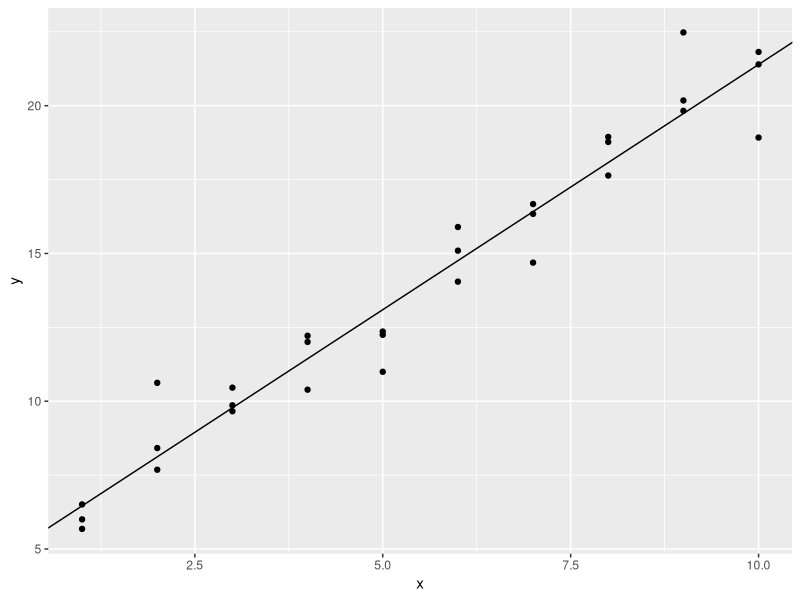
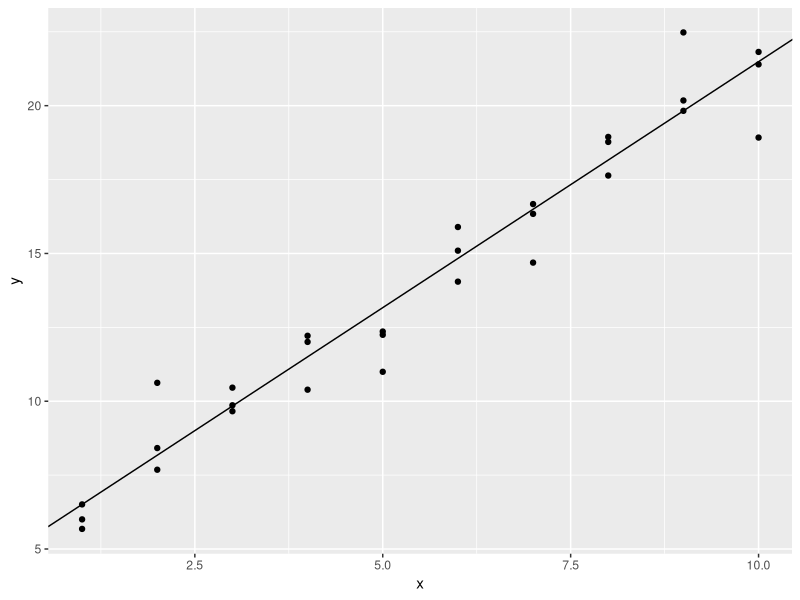
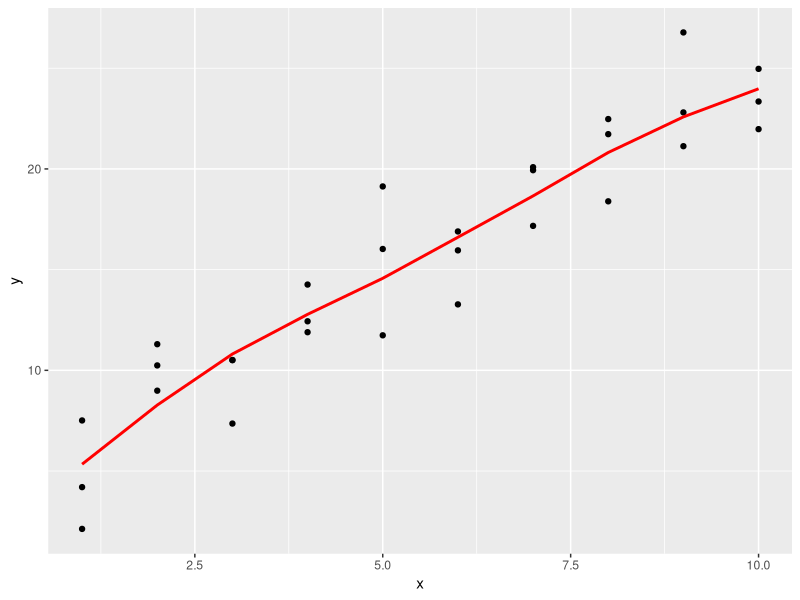
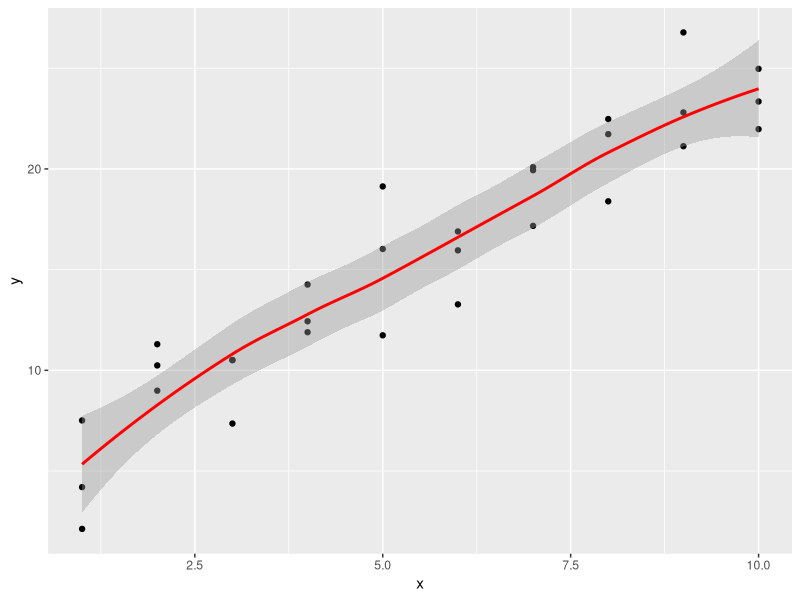
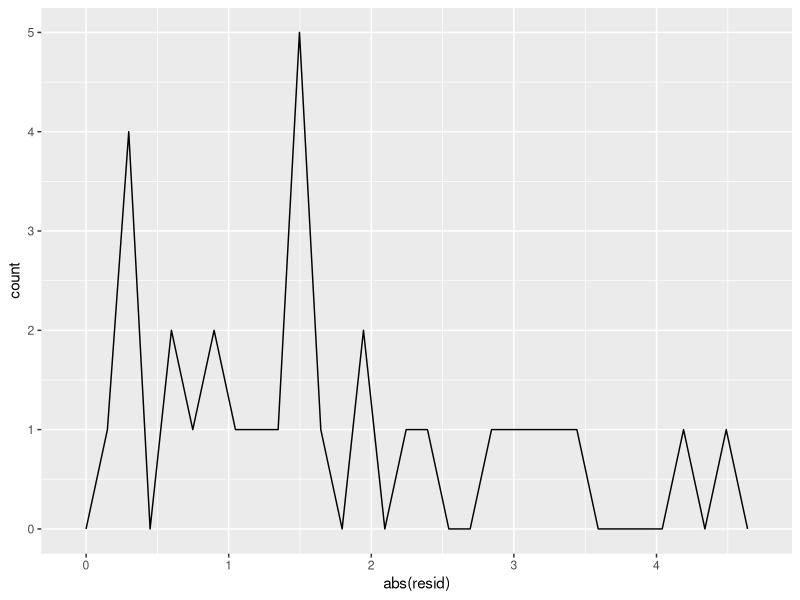
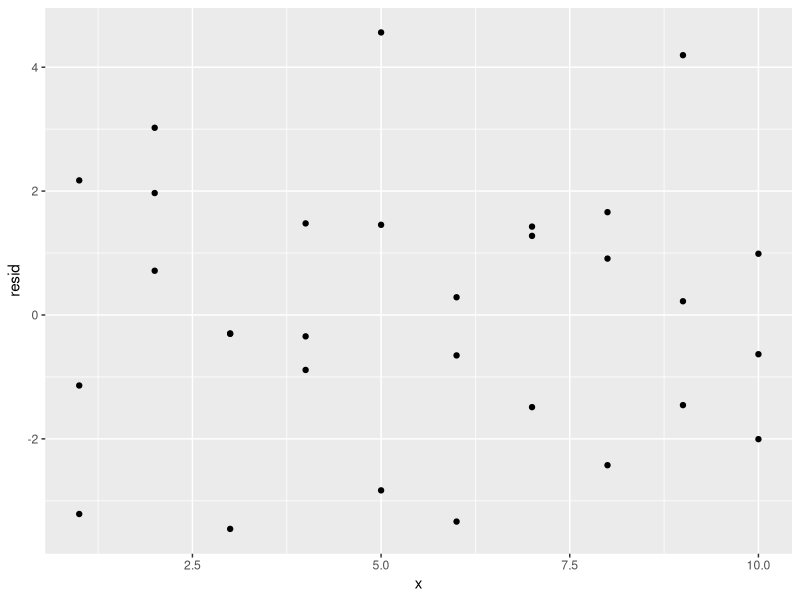

Reproduce these figures in R, in order.
## ---- chunk 1
library(tidyverse)

library(modelr)
options(na.action = na.warn)
## ---- chunk 2
sim1a <- tibble(
  x = rep(1:10, each = 3),
  y = x * 1.5 + 6 + rt(length(x), df = 2)
)
sim1a_mod <- lm(y ~ x, data = sim1a)
sim1a %>%
  ggplot(aes(x, y)) +
    geom_point() +
    geom_abline(intercept = coef(sim1a_mod)[1], slope = coef(sim1a_mod)[2])
## ---- chunk 3
measure_distance <- function(mod, data) {
  diff <- data$y - make_prediction(mod, data)
  mean(abs(diff))
}
## ---- chunk 4
make_prediction <- function(a, data) {
  a[1] + data$x * a[2]
}

best <- optim(c(0, 0), measure_distance, data = sim1a)
best$par
## ---- chunk 5
ggplot(sim1a, aes(x, y)) + 
  geom_point() + 
  geom_abline(intercept = best$par[1], slope = best$par[2])
## ---- chunk 6
sim1_mod_loess <- loess(y ~ x, data = sim1)
grid_loess <- sim1 %>%
  data_grid(x) %>%
  add_predictions(sim1_mod_loess)
ggplot(sim1, aes(x = x)) +
  geom_point(aes(y = y)) +
  geom_line(data = grid_loess, aes(y = pred), colour = "red", size = 1)
## ---- chunk 7
sim1 %>%
  ggplot(aes(x = x, y = y)) +
    geom_point() +
    geom_smooth(colour = "red", size = 1)
## ---- chunk 8
?add_predictions
## ---- chunk 9
?geom_ref_line
## ---- chunk 10
sim1 %>%
  add_residuals(sim1_mod_loess) %>%
  ggplot(aes(x = abs(resid))) +
    geom_freqpoly()
## ---- chunk 11
sim1 %>%
  add_residuals(sim1_mod_loess) %>%
  ggplot(aes(x = x, y = resid)) +
    geom_point()
## ---- chunk 12
# Model with intercept
model_matrix(sim2, y ~ x)
# Model without intercept
model_matrix(sim2, y ~ x -1)
## ---- chunk 13
mod2_noint <- lm(y ~ x - 1, data = sim2)

grid_noint <- sim2 %>% 
  data_grid(x) %>% 
  add_predictions(mod2_noint)

grid_noint
## ---- chunk 14
mod2_int <- lm(y ~ x, data = sim2)

mod2_int
mod2_noint
## ---- chunk 15
model_matrix(sim3, y ~ x1 + x2)
model_matrix(sim3, y ~ x1 * x2)
model_matrix(sim4, y ~ x1 + x2)
model_matrix(sim4, y ~ x1 * x2)
